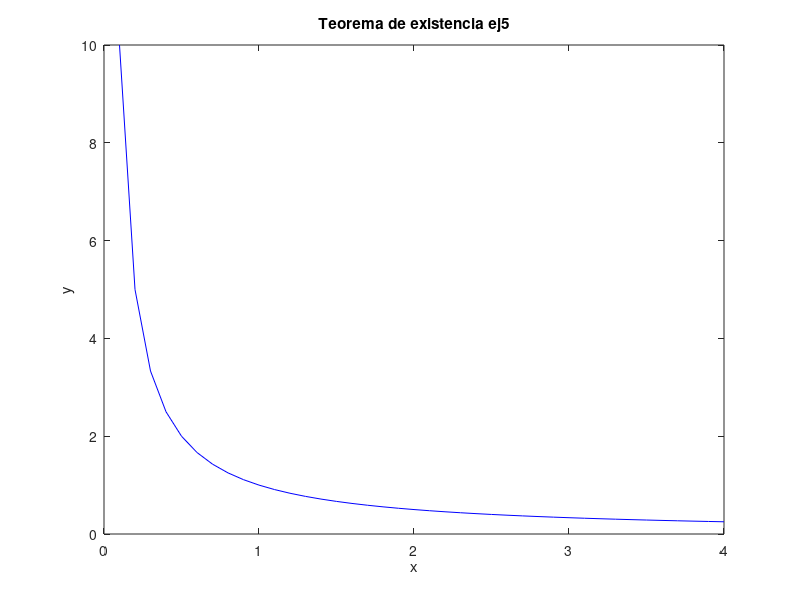

Reproduce this figure in MATLAB.
% Octave Script
% Title			:Teorema de existencia ej5.
% Description		:Script para desarrrollar el ejericio5 de la actividad Teorema de existencia.
% Author		:Orlando Espinoza Valentin (Orlando-Esp) espinozaorlando978@gmail.com
% Date			:20210506
% sion		        :1
% Usage			:octave> /path/Teorema de existencia,Ej5_Teoremadeexistencia_OrlandoEspinoza_3202
% Notes			:Requiere aplicacion octave-online usar en consola preferentemente. 
%program execution page :https://octave-online.net

%Limpiar variables.
clear 
%Dominio de la funcion.
x=0:0.1:4;
%Valor de la funcion.
y=(1./(x));
%Genera la grafica 
plot(x,y,'b');
%Asigna un nombre a la grafica 
title("Teorema de existencia ej5");
%Etiqueta para x
xlabel("x");
%Etiqueta para y
ylabel("y");
